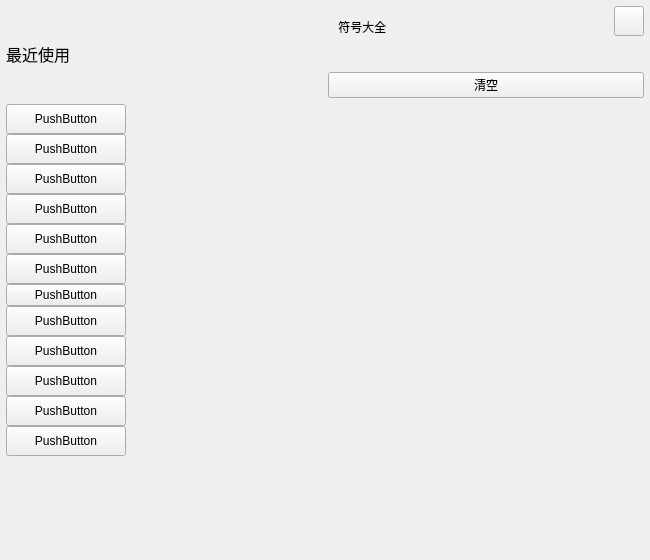
<?xml version="1.0" encoding="UTF-8"?>
<ui version="4.0">
 <class>MainWindow</class>
 <widget class="QMainWindow" name="MainWindow">
  <property name="geometry">
   <rect>
    <x>0</x>
    <y>0</y>
    <width>650</width>
    <height>560</height>
   </rect>
  </property>
  <property name="minimumSize">
   <size>
    <width>650</width>
    <height>560</height>
   </size>
  </property>
  <property name="maximumSize">
   <size>
    <width>650</width>
    <height>560</height>
   </size>
  </property>
  <property name="windowTitle">
   <string>MainWindow</string>
  </property>
  <widget class="QWidget" name="centralWidget">
   <layout class="QVBoxLayout" name="verticalLayout_3">
    <property name="leftMargin">
     <number>6</number>
    </property>
    <property name="topMargin">
     <number>6</number>
    </property>
    <property name="rightMargin">
     <number>6</number>
    </property>
    <property name="bottomMargin">
     <number>6</number>
    </property>
    <item>
     <layout class="QVBoxLayout" name="verticalLayout_2">
      <item>
       <layout class="QHBoxLayout" name="horizontalLayout_5">
        <property name="spacing">
         <number>0</number>
        </property>
        <item>
         <spacer name="horizontalSpacer_2">
          <property name="orientation">
           <enum>Qt::Horizontal</enum>
          </property>
          <property name="sizeType">
           <enum>QSizePolicy::Expanding</enum>
          </property>
          <property name="sizeHint" stdset="0">
           <size>
            <width>5</width>
            <height>20</height>
           </size>
          </property>
         </spacer>
        </item>
        <item>
         <widget class="MovableLabel" name="title_label">
          <property name="sizePolicy">
           <sizepolicy hsizetype="Expanding" vsizetype="Preferred">
            <horstretch>0</horstretch>
            <verstretch>0</verstretch>
           </sizepolicy>
          </property>
          <property name="minimumSize">
           <size>
            <width>550</width>
            <height>0</height>
           </size>
          </property>
          <property name="layoutDirection">
           <enum>Qt::LeftToRight</enum>
          </property>
          <property name="text">
           <string>                 符号大全</string>
          </property>
          <property name="alignment">
           <set>Qt::AlignBottom|Qt::AlignHCenter</set>
          </property>
         </widget>
        </item>
        <item>
         <spacer name="horizontalSpacer_3">
          <property name="orientation">
           <enum>Qt::Horizontal</enum>
          </property>
          <property name="sizeType">
           <enum>QSizePolicy::Fixed</enum>
          </property>
          <property name="sizeHint" stdset="0">
           <size>
            <width>5</width>
            <height>20</height>
           </size>
          </property>
         </spacer>
        </item>
        <item>
         <widget class="QPushButton" name="close_btn">
          <property name="minimumSize">
           <size>
            <width>30</width>
            <height>30</height>
           </size>
          </property>
          <property name="maximumSize">
           <size>
            <width>30</width>
            <height>30</height>
           </size>
          </property>
          <property name="text">
           <string/>
          </property>
         </widget>
        </item>
       </layout>
      </item>
      <item>
       <layout class="QHBoxLayout" name="horizontalLayout_2">
        <item>
         <widget class="QLabel" name="label">
          <property name="font">
           <font>
            <family>微软雅黑</family>
            <pointsize>12</pointsize>
           </font>
          </property>
          <property name="text">
           <string>最近使用</string>
          </property>
         </widget>
        </item>
        <item>
         <spacer name="horizontalSpacer">
          <property name="orientation">
           <enum>Qt::Horizontal</enum>
          </property>
          <property name="sizeHint" stdset="0">
           <size>
            <width>40</width>
            <height>20</height>
           </size>
          </property>
         </spacer>
        </item>
       </layout>
      </item>
      <item>
       <layout class="QHBoxLayout" name="horizontalLayout_3">
        <item>
         <layout class="QHBoxLayout" name="horizontalLayout">
          <item>
           <widget class="QWidget" name="recentWidget" native="true"/>
          </item>
         </layout>
        </item>
        <item>
         <widget class="QPushButton" name="clearBtn">
          <property name="text">
           <string>清空</string>
          </property>
         </widget>
        </item>
       </layout>
      </item>
      <item>
       <layout class="QHBoxLayout" name="horizontalLayout_4">
        <item>
         <layout class="QVBoxLayout" name="verticalLayout">
          <property name="spacing">
           <number>0</number>
          </property>
          <item>
           <widget class="QPushButton" name="button_1">
            <property name="minimumSize">
             <size>
              <width>120</width>
              <height>30</height>
             </size>
            </property>
            <property name="maximumSize">
             <size>
              <width>120</width>
              <height>30</height>
             </size>
            </property>
            <property name="text">
             <string>PushButton</string>
            </property>
           </widget>
          </item>
          <item>
           <widget class="QPushButton" name="button_2">
            <property name="minimumSize">
             <size>
              <width>120</width>
              <height>30</height>
             </size>
            </property>
            <property name="maximumSize">
             <size>
              <width>120</width>
              <height>30</height>
             </size>
            </property>
            <property name="text">
             <string>PushButton</string>
            </property>
           </widget>
          </item>
          <item>
           <widget class="QPushButton" name="button_3">
            <property name="minimumSize">
             <size>
              <width>120</width>
              <height>30</height>
             </size>
            </property>
            <property name="maximumSize">
             <size>
              <width>120</width>
              <height>30</height>
             </size>
            </property>
            <property name="text">
             <string>PushButton</string>
            </property>
           </widget>
          </item>
          <item>
           <widget class="QPushButton" name="button_4">
            <property name="minimumSize">
             <size>
              <width>120</width>
              <height>30</height>
             </size>
            </property>
            <property name="maximumSize">
             <size>
              <width>120</width>
              <height>30</height>
             </size>
            </property>
            <property name="text">
             <string>PushButton</string>
            </property>
           </widget>
          </item>
          <item>
           <widget class="QPushButton" name="button_5">
            <property name="minimumSize">
             <size>
              <width>120</width>
              <height>30</height>
             </size>
            </property>
            <property name="maximumSize">
             <size>
              <width>120</width>
              <height>30</height>
             </size>
            </property>
            <property name="text">
             <string>PushButton</string>
            </property>
           </widget>
          </item>
          <item>
           <widget class="QPushButton" name="button_6">
            <property name="minimumSize">
             <size>
              <width>120</width>
              <height>30</height>
             </size>
            </property>
            <property name="maximumSize">
             <size>
              <width>120</width>
              <height>30</height>
             </size>
            </property>
            <property name="text">
             <string>PushButton</string>
            </property>
           </widget>
          </item>
          <item>
           <widget class="QPushButton" name="button_7">
            <property name="text">
             <string>PushButton</string>
            </property>
           </widget>
          </item>
          <item>
           <widget class="QPushButton" name="button_8">
            <property name="minimumSize">
             <size>
              <width>120</width>
              <height>30</height>
             </size>
            </property>
            <property name="maximumSize">
             <size>
              <width>120</width>
              <height>30</height>
             </size>
            </property>
            <property name="text">
             <string>PushButton</string>
            </property>
           </widget>
          </item>
          <item>
           <widget class="QPushButton" name="button_9">
            <property name="minimumSize">
             <size>
              <width>120</width>
              <height>30</height>
             </size>
            </property>
            <property name="maximumSize">
             <size>
              <width>120</width>
              <height>30</height>
             </size>
            </property>
            <property name="text">
             <string>PushButton</string>
            </property>
           </widget>
          </item>
          <item>
           <widget class="QPushButton" name="button_10">
            <property name="minimumSize">
             <size>
              <width>120</width>
              <height>30</height>
             </size>
            </property>
            <property name="maximumSize">
             <size>
              <width>120</width>
              <height>30</height>
             </size>
            </property>
            <property name="text">
             <string>PushButton</string>
            </property>
           </widget>
          </item>
          <item>
           <widget class="QPushButton" name="button_11">
            <property name="minimumSize">
             <size>
              <width>120</width>
              <height>30</height>
             </size>
            </property>
            <property name="maximumSize">
             <size>
              <width>120</width>
              <height>30</height>
             </size>
            </property>
            <property name="text">
             <string>PushButton</string>
            </property>
           </widget>
          </item>
          <item>
           <widget class="QPushButton" name="button_12">
            <property name="minimumSize">
             <size>
              <width>120</width>
              <height>30</height>
             </size>
            </property>
            <property name="maximumSize">
             <size>
              <width>120</width>
              <height>30</height>
             </size>
            </property>
            <property name="text">
             <string>PushButton</string>
            </property>
           </widget>
          </item>
          <item>
           <spacer name="verticalSpacer">
            <property name="orientation">
             <enum>Qt::Vertical</enum>
            </property>
            <property name="sizeHint" stdset="0">
             <size>
              <width>20</width>
              <height>40</height>
             </size>
            </property>
           </spacer>
          </item>
         </layout>
        </item>
        <item>
         <widget class="QStackedWidget" name="stackedWidget">
          <widget class="QWidget" name="page"/>
          <widget class="QWidget" name="page_2"/>
         </widget>
        </item>
       </layout>
      </item>
     </layout>
    </item>
   </layout>
  </widget>
 </widget>
 <layoutdefault spacing="6" margin="11"/>
 <customwidgets>
  <customwidget>
   <class>MovableLabel</class>
   <extends>QLabel</extends>
   <header location="global">customlabel.h</header>
  </customwidget>
 </customwidgets>
 <resources/>
 <connections/>
</ui>
